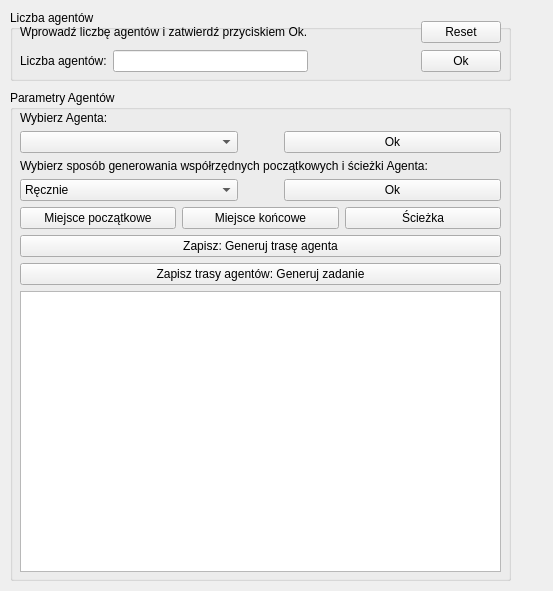
<?xml version="1.0" encoding="UTF-8"?>
<ui version="4.0">
 <class>AgentWindow</class>
 <widget class="QWidget" name="AgentWindow">
  <property name="geometry">
   <rect>
    <x>0</x>
    <y>0</y>
    <width>553</width>
    <height>591</height>
   </rect>
  </property>
  <property name="windowTitle">
   <string>Form</string>
  </property>
  <widget class="QGroupBox" name="groupBox">
   <property name="geometry">
    <rect>
     <x>10</x>
     <y>10</y>
     <width>501</width>
     <height>71</height>
    </rect>
   </property>
   <property name="title">
    <string>Liczba agentów</string>
   </property>
   <widget class="QWidget" name="layoutWidget">
    <property name="geometry">
     <rect>
      <x>10</x>
      <y>10</y>
      <width>481</width>
      <height>54</height>
     </rect>
    </property>
    <layout class="QGridLayout" name="gridLayout">
     <item row="0" column="0" colspan="2">
      <widget class="QLabel" name="label_2">
       <property name="text">
        <string>Wprowadź liczbę agentów i zatwierdź przyciskiem Ok.</string>
       </property>
      </widget>
     </item>
     <item row="0" column="3">
      <widget class="QPushButton" name="pushButtonReset">
       <property name="text">
        <string>Reset</string>
       </property>
      </widget>
     </item>
     <item row="1" column="0">
      <widget class="QLabel" name="label">
       <property name="text">
        <string>Liczba agentów:</string>
       </property>
      </widget>
     </item>
     <item row="1" column="1">
      <widget class="QLineEdit" name="lineEditNum">
       <property name="inputMethodHints">
        <set>Qt::ImhDigitsOnly</set>
       </property>
       <property name="text">
        <string/>
       </property>
      </widget>
     </item>
     <item row="1" column="3">
      <widget class="QPushButton" name="pushButtonOk">
       <property name="text">
        <string>Ok</string>
       </property>
      </widget>
     </item>
     <item row="1" column="2">
      <spacer name="horizontalSpacer">
       <property name="orientation">
        <enum>Qt::Horizontal</enum>
       </property>
       <property name="sizeHint" stdset="0">
        <size>
         <width>40</width>
         <height>20</height>
        </size>
       </property>
      </spacer>
     </item>
    </layout>
   </widget>
  </widget>
  <widget class="QGroupBox" name="groupBox_2">
   <property name="geometry">
    <rect>
     <x>10</x>
     <y>90</y>
     <width>501</width>
     <height>491</height>
    </rect>
   </property>
   <property name="title">
    <string>Parametry Agentów</string>
   </property>
   <widget class="QWidget" name="layoutWidget">
    <property name="geometry">
     <rect>
      <x>10</x>
      <y>21</y>
      <width>481</width>
      <height>461</height>
     </rect>
    </property>
    <layout class="QGridLayout" name="gridLayout_4">
     <item row="0" column="0">
      <layout class="QGridLayout" name="gridLayout_3">
       <item row="0" column="0">
        <layout class="QGridLayout" name="gridLayout_2">
         <item row="0" column="0">
          <widget class="QLabel" name="label_3">
           <property name="text">
            <string>Wybierz Agenta:</string>
           </property>
          </widget>
         </item>
         <item row="1" column="0">
          <layout class="QHBoxLayout" name="horizontalLayout">
           <item>
            <widget class="QComboBox" name="comboBoxAgent">
             <property name="enabled">
              <bool>true</bool>
             </property>
            </widget>
           </item>
           <item>
            <spacer name="horizontalSpacer_2">
             <property name="orientation">
              <enum>Qt::Horizontal</enum>
             </property>
             <property name="sizeType">
              <enum>QSizePolicy::Ignored</enum>
             </property>
             <property name="sizeHint" stdset="0">
              <size>
               <width>40</width>
               <height>20</height>
              </size>
             </property>
            </spacer>
           </item>
           <item>
            <widget class="QPushButton" name="pushButtonAgent">
             <property name="text">
              <string>Ok</string>
             </property>
            </widget>
           </item>
          </layout>
         </item>
         <item row="2" column="0">
          <widget class="QLabel" name="label_4">
           <property name="text">
            <string>Wybierz sposób generowania współrzędnych początkowych i ścieżki Agenta:</string>
           </property>
          </widget>
         </item>
         <item row="3" column="0">
          <layout class="QHBoxLayout" name="horizontalLayout_2">
           <item>
            <widget class="QComboBox" name="comboBoxMethod">
             <item>
              <property name="text">
               <string>Ręcznie</string>
              </property>
             </item>
             <item>
              <property name="text">
               <string>Losowo</string>
              </property>
             </item>
            </widget>
           </item>
           <item>
            <spacer name="horizontalSpacer_3">
             <property name="orientation">
              <enum>Qt::Horizontal</enum>
             </property>
             <property name="sizeType">
              <enum>QSizePolicy::Ignored</enum>
             </property>
             <property name="sizeHint" stdset="0">
              <size>
               <width>40</width>
               <height>20</height>
              </size>
             </property>
            </spacer>
           </item>
           <item>
            <widget class="QPushButton" name="pushButtonMethod">
             <property name="text">
              <string>Ok</string>
             </property>
            </widget>
           </item>
          </layout>
         </item>
        </layout>
       </item>
       <item row="1" column="0">
        <layout class="QHBoxLayout" name="horizontalLayout_3">
         <item>
          <widget class="QPushButton" name="pushButtonStartPos">
           <property name="text">
            <string>Miejsce początkowe</string>
           </property>
          </widget>
         </item>
         <item>
          <widget class="QPushButton" name="pushButtonStopPos">
           <property name="text">
            <string>Miejsce końcowe</string>
           </property>
          </widget>
         </item>
         <item>
          <widget class="QPushButton" name="pushButtonPath">
           <property name="text">
            <string>Ścieżka</string>
           </property>
          </widget>
         </item>
        </layout>
       </item>
      </layout>
     </item>
     <item row="3" column="0">
      <widget class="QGraphicsView" name="graphicsView">
       <property name="alignment">
        <set>Qt::AlignLeading|Qt::AlignLeft|Qt::AlignTop</set>
       </property>
      </widget>
     </item>
     <item row="1" column="0">
      <widget class="QPushButton" name="pushButtonSaveAgentPath">
       <property name="text">
        <string>Zapisz: Generuj trasę agenta</string>
       </property>
      </widget>
     </item>
     <item row="2" column="0">
      <widget class="QPushButton" name="pushButtonGen">
       <property name="text">
        <string>Zapisz trasy agentów: Generuj zadanie</string>
       </property>
      </widget>
     </item>
    </layout>
   </widget>
  </widget>
 </widget>
 <resources/>
 <connections/>
</ui>
